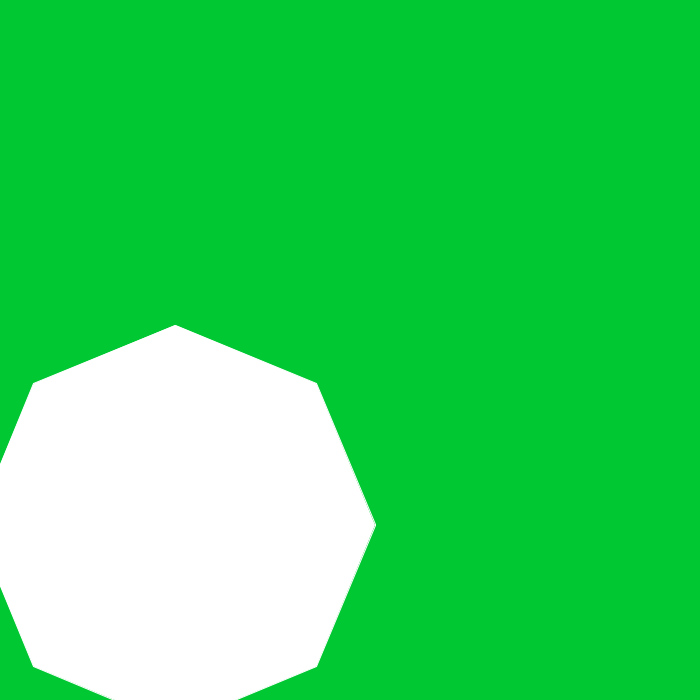
Frame 1 (no input)
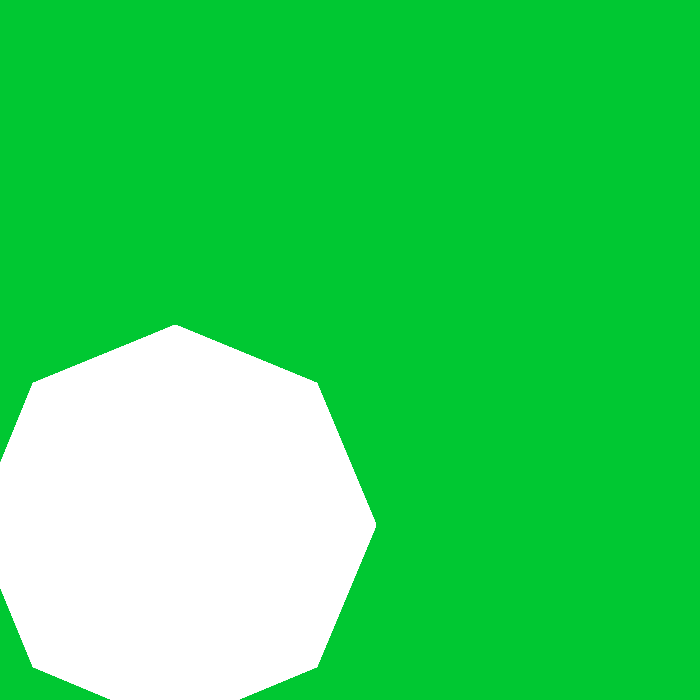
Frame 60 (the mouse pressed at the canvas centre just before this capture)
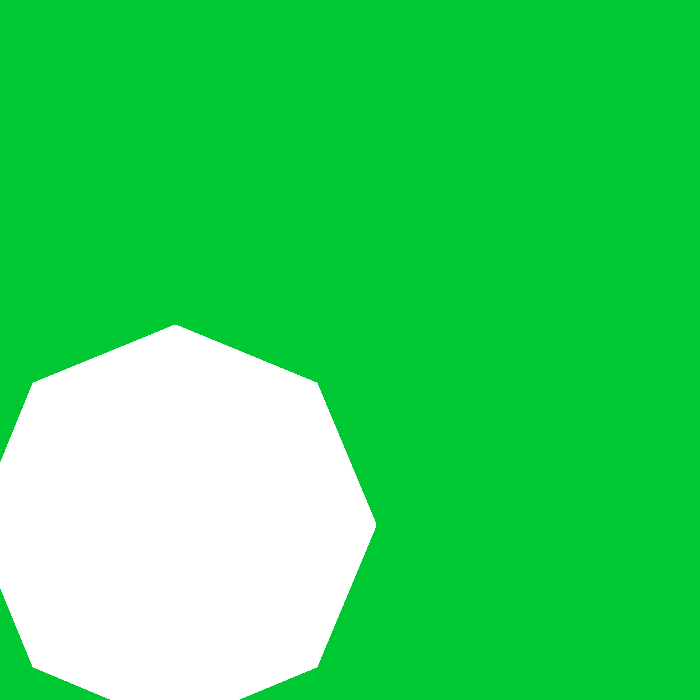
Frame 120 (the mouse held since frame 60 and released just before this capture)

The Processing sketch that drew these frames (run headless with seeded random() and noise(); from frame 60 on, the mouse is pressed at the canvas centre):

// Processing sketch: SoundShapeClass_Abstract_EMM
// ── SoundShapeClass_Abstract_EMM.pde
/**
 *  Emily Meuer
 *  08/08/2016
 *  
 *  Template for shapes that will respond to sound.
 *
 *
 */
abstract class SoundShape
{
  int  centerX;      // x coordinate of the shape's center
  int  centerY;      // y coordinate of the shape's center
  int  radius;       // the shape's radius
  int  numPoints;    // the number of points a shape has

  // What benefit will this bring us?  -- We can call super! :)
  public SoundShape(int centerX, int centerY, int radius, int numPoints)
  {
    this.centerX    = centerX;
    this.centerY    = centerY;
    this.radius     = radius;
    this.numPoints  = numPoints;
  } //

  void drawShape()
  {
    float angle = TWO_PI / this.numPoints;
    beginShape();
    for (float a = 0; a < TWO_PI; a += angle) 
    {
      float sx = this.centerX + cos(a) * this.radius;
      float sy = this.centerY + sin(a) * this.radius;
      vertex(sx, sy);
    } // for
    endShape(CLOSE);
  } // drawShape

  /**
   *  Method from an example; draws a polygon at x and y, with the given radius and num points.
   *  (I'm basing drawShape() on it.)
   */
  void polygon(float x, float y, float radius, int npoints) {
    float angle = TWO_PI / npoints;
    beginShape();
    for (float a = 0; a < TWO_PI; a += angle) {
      float sx = x + cos(a) * radius;
      float sy = y + sin(a) * radius;
      vertex(sx, sy);
    }
    endShape(CLOSE);
  } // polygon(float, float, float, int)
} // class
// ── Driver_EMM.pde
SoundShapeEMM  sShape;

void settings()
{
  size(700,700);
} // settings()

void setup()
{
  background(0, 200, 50);
  stroke(255);
  
  sShape  = new SoundShapeEMM(width/4, height - height/4, 200, 8);

} // setup()

void draw()
{
  sShape.drawShape();
} // draw()
// ── SoundShapeClass_EMM.pde
/**
 *  Emily Meuer
 *  08/08/2016
 *
 *  A class to instantiate SoundShape. 
 */
class SoundShapeEMM extends SoundShape
{
  public SoundShapeEMM(int centerX, int centerY, int radius, int numPoints)
  {
    super(centerX, centerY, radius, numPoints);
  }
} // class
